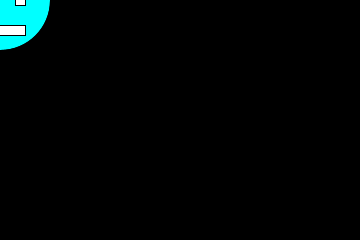
Frame 1 (no input)
Frame 60 (the mouse pressed at the canvas centre just before this capture): identical to frame 1, image omitted
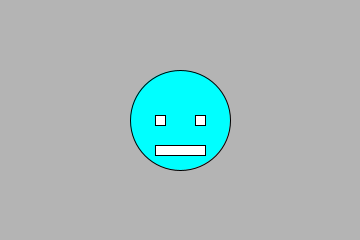
Frame 120 (the mouse held since frame 60 and released just before this capture)

The Processing sketch that drew these frames (run headless with seeded random() and noise(); from frame 60 on, the mouse is pressed at the canvas centre):

// Processing sketch: processing_185112
// ── processing_185112.pde

/*

Week 2 Thursday Assignment

by: Jeremy Crossman

*/

int x = 0;
int y = 0;

void setup(){
 size(360,240);
 background(255,255,255);
 frameRate(60);

}

void draw(){

  rectMode(CENTER);
  background (x/1);
 
  x = mouseX;
  y = mouseY; 
  
  fill(0,255,255);//face color
  ellipse(x,y,100,100);//face
  fill(255,255,255);//eyes and mouth color
  rect(x-20,y,10,10);//eye
  rect(x+20,y,10,10);//eye
  rect(x,y+30,50,10);//mouth
  
  if (x > 180) { 
      fill(255,0,0);
      ellipse(x-20,y,15,15);
      ellipse(x+20,y,15,15);
  }

}
